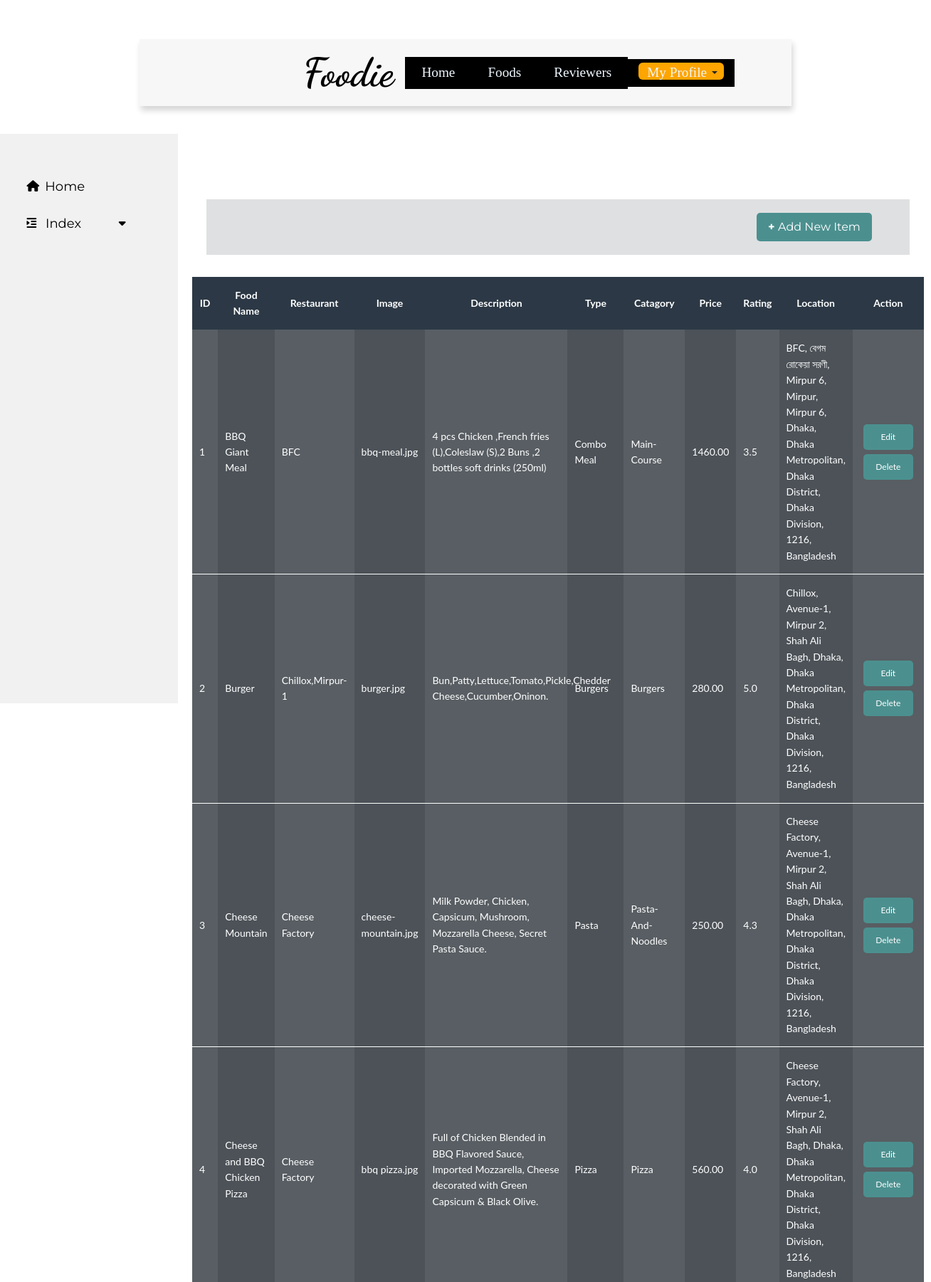
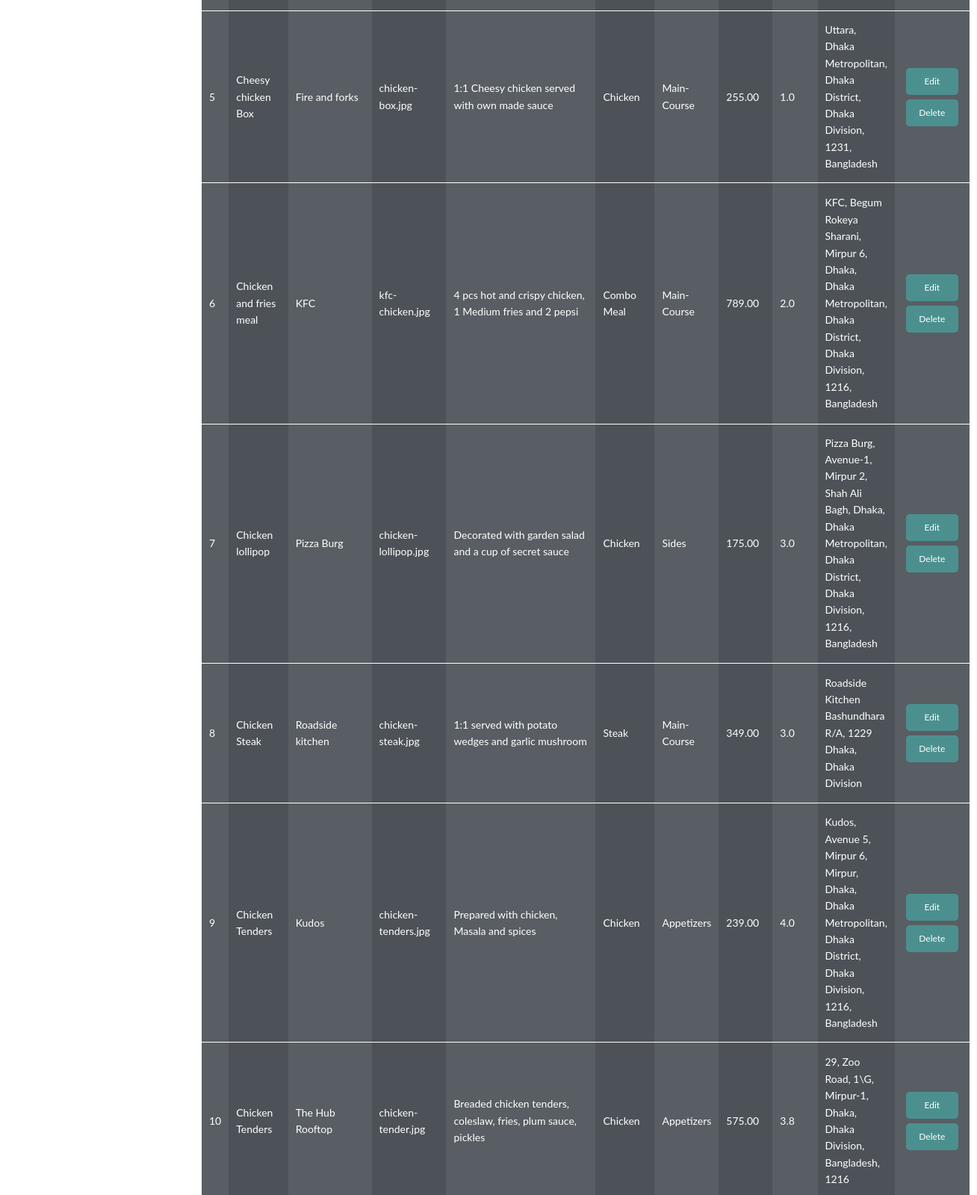
The page /admin/food-list.php (upper part) on the database its author committed (2 pictures, top to bottom).
### tables this page shows
CREATE TABLE `food_info` (
  `food_id` int(11) NOT NULL,
  `food_name` varchar(255) NOT NULL,
  `restaurant_name` varchar(255) NOT NULL,
  `image` varchar(100) NOT NULL,
  `type` varchar(100) NOT NULL,
  `catagory` varchar(100) NOT NULL,
  `price` decimal(10,2) NOT NULL,
  `rating` decimal(3,1) NOT NULL,
  `latitude` decimal(10,6) NOT NULL,
  `longitude` decimal(10,6) NOT NULL,
  `location_name` varchar(500) NOT NULL,
  `description` text DEFAULT NULL
);

### admin/food-list.php (the view, shortened to what this page needs)
<!DOCTYPE html>
<html lang="en">
<head>
    <link href="https://cdn.jsdelivr.net/npm/bootstrap@5.3.0-alpha1/dist/css/bootstrap.min.css" rel="stylesheet">
    <link href="https://maxcdn.bootstrapcdn.com/font-awesome/4.6.1/css/font-awesome.min.css" rel="stylesheet">
    <link rel="stylesheet" href="css/food.css">
    <link rel="stylesheet" href="css/food-view.css">
    <link rel="stylesheet" href="css/virtual-select.min.css">
</head>
<body>
    <section id="title">
        <div class="container-fluid">
            <?php
            require_once('../php/Navigation.php');
            ?>
    </section>
    <section id="content" class="layout">
        <?php
        require_once('sidebar.php');
        ?>
        <div id="content-body">
            <div id="add-new">
                <div class="mx-auto px-5 py-3 text-end">
                    <button class="list-btn fs-6" type="button" data-bs-toggle="modal" data-bs-target="#exampleModal">
                        <strong>+ </strong>Add New Item
                    </button>
                        <?php
                        require_once('addNew.php');
                        ?>
                </div>
            </div>
            <div id="food-table">
                <table>
                    <thead>
                        <tr class="text-center">
                            <th>ID</th>
                            <th>Food Name</th>
                            <th>Restaurant</th>
                            <th>Image</th>
                            <th>Description</th>
                            <th>Type</th>
                            <th>Catagory</th>
                            <th>Price</th>
                            <th>Rating</th>
                            <th>Location</th>
                            <th>Action</th>
                        </tr>
                    </thead>
                    <tbody>
                        <?php
                        $list_sql = "SELECT * FROM food_info";
                        $list_result = mysqli_query($connect, $list_sql);
                        while ($food_value = mysqli_fetch_assoc($list_result)) {
                        ?>
                            <tr>
                                <td><?= $food_value['food_id']; ?></td>
                                <td><?= $food_value['food_name']; ?></td>
                                <td><?= $food_value['restaurant_name']; ?></td>
                                <td class="image-name" title="View Image"><?= $food_value['image']; ?></td>
                                <td style="max-width: 200px;"><?= $food_value['description']; ?></td>
                                <td><?= $food_value['type']; ?></td>
                                <td><?= $food_value['catagory']; ?></td>
                                <td><?= $food_value['price']; ?></td>
                                <td><?= $food_value['rating']; ?></td>
                                <td style="max-width: 200px;"><?= $food_value['location_name']; ?></td>
                                <td class="text-center">
                                    <button type="button" data-bs-toggle="modal" data-bs-target="#edit<?= $food_value['food_id']; ?>" class="list-btn">Edit</button>
                                    <button class="list-btn" onclick="deleteRec(<?= $food_value['food_id']; ?>)">Delete</button>
                                </td>
                            </tr>
                        <?php
                        }
                        ?>
                    </tbody>
                </table>
            </div>
        </div>
    </section>
</body>
</html>

### admin/css/food.css (style rules this page uses)
body { font-family: "Montserrat"; }
#title { color: #000; padding-top: 1rem; }
.container-fluid { padding: 3% 15%; }
#add-new { margin: 5% 20px 3%; background-color: #39404629; }
.list-btn { line-height: 1; display: inline-block; font-size: 1rem; text-decoration: none; border-radius: 5px; color: #fff; padding: 0.9rem 1.5rem ; margin: 3px 5px; min-width: 70px; background-color: #d76e6e; border: none; }

### admin/css/food-view.css (style rules this page uses)
#content-body { margin: 40px 20px; }
#food-table { height: 100%; overflow: hidden; font-size: 14px; font-family: 'Lato', sans-serif; line-height: 1.6; }
table { color: #fff !important; width: 100%; }
thead { background-color: #2C3845; }
tbody tr:nth-child(even) { outline: 1px solid #fff; }
tbody td:nth-child(odd) { background-color: hsla(208, 10%, 25%, 0.839); }
tbody td:nth-child(even) { background-color: hsla(208, 10%, 25%, 0.9); }
th, td { padding: 15px 10px; border: 0 0.5px solid #2C3845; }
.list-btn { line-height: 1; display: inline-block; font-size: 0.75rem; text-decoration: none; border-radius: 5px; color: #fff; padding: 0.75rem 1rem; margin: 3px 5px; min-width: 70px; background-color: #4b908f; border: none; }

### admin/sidebar.php (style rules this page uses)
.layout { display: grid; grid-template-areas: "sidebar main"; grid-template-columns: 1fr 5fr; align-items: start; }

### rows shown on the page
food_info: food_id "1", food_name "BBQ Giant Meal", restaurant_name "BFC", image "bbq-meal.jpg", description "4 pcs Chicken ,French fries (L),Coleslaw (S),2 Buns ,2 bottles soft drinks (250ml)", type "Combo Meal", catagory "Main-Course", price "1460.00", rating "3.5", location_name "BFC, বেগম রোকেয়া সরণী, Mirpur 6, Mirpur, Mirpur 6, Dhaka, Dhaka Metropolitan, Dhaka District, Dhaka Division, 1216, Bangladesh"
food_info: food_id "2", food_name "Burger", restaurant_name "Chillox,Mirpur-1", image "burger.jpg", description "Bun,Patty,Lettuce,Tomato,Pickle,Chedder Cheese,Cucumber,Oninon.", type "Burgers", catagory "Burgers", price "280.00", rating "5.0", location_name "Chillox, Avenue-1, Mirpur 2, Shah Ali Bagh, Dhaka, Dhaka Metropolitan, Dhaka District, Dhaka Division, 1216, Bangladesh"
food_info: food_id "3", food_name "Cheese Mountain", restaurant_name "Cheese Factory", image "cheese-mountain.jpg", description "Milk Powder, Chicken, Capsicum, Mushroom, Mozzarella Cheese, Secret Pasta Sauce.", type "Pasta", catagory "Pasta-And-Noodles", price "250.00", rating "4.3", location_name "Cheese Factory, Avenue-1, Mirpur 2, Shah Ali Bagh, Dhaka, Dhaka Metropolitan, Dhaka District, Dhaka Division, 1216, Bangladesh"
food_info: food_id "4", food_name "Cheese and BBQ Chicken Pizza", restaurant_name "Cheese Factory", image "bbq pizza.jpg", description "Full of Chicken Blended in BBQ Flavored Sauce, Imported Mozzarella, Cheese decorated with Green Capsicum & Black Olive.", type "Pizza", catagory "Pizza", price "560.00", rating "4.0", location_name "Cheese Factory, Avenue-1, Mirpur 2, Shah Ali Bagh, Dhaka, Dhaka Metropolitan, Dhaka District, Dhaka Division, 1216, Bangladesh"
food_info: food_id "5", food_name "Cheesy chicken Box", restaurant_name "Fire and forks", image "chicken-box.jpg", description "1:1 Cheesy chicken served with own made sauce", type "Chicken", catagory "Main-Course", price "255.00", rating "1.0", location_name "Uttara, Dhaka Metropolitan, Dhaka District, Dhaka Division, 1231, Bangladesh"
food_info: food_id "6", food_name "Chicken and fries meal", restaurant_name "KFC", image "kfc-chicken.jpg", description "4 pcs hot and crispy chicken, 1 Medium fries and 2 pepsi", type "Combo Meal", catagory "Main-Course", price "789.00", rating "2.0", location_name "KFC, Begum Rokeya Sharani, Mirpur 6, Dhaka, Dhaka Metropolitan, Dhaka District, Dhaka Division, 1216, Bangladesh"
food_info: food_id "7", food_name "Chicken lollipop", restaurant_name "Pizza Burg", image "chicken-lollipop.jpg", description "Decorated with garden salad and a cup of secret sauce", type "Chicken", catagory "Sides", price "175.00", rating "3.0", location_name "Pizza Burg, Avenue-1, Mirpur 2, Shah Ali Bagh, Dhaka, Dhaka Metropolitan, Dhaka District, Dhaka Division, 1216, Bangladesh"
food_info: food_id "8", food_name "Chicken Steak", restaurant_name "Roadside kitchen", image "chicken-steak.jpg", description "1:1 served with potato wedges and garlic mushroom", type "Steak", catagory "Main-Course", price "349.00", rating "3.0", location_name "Roadside Kitchen Bashundhara R/A, 1229 Dhaka, Dhaka Division"
food_info: food_id "9", food_name "Chicken Tenders", restaurant_name "Kudos", image "chicken-tenders.jpg", description "Prepared with chicken, Masala and spices", type "Chicken", catagory "Appetizers", price "239.00", rating "4.0", location_name "Kudos, Avenue 5, Mirpur 6, Mirpur, Dhaka, Dhaka Metropolitan, Dhaka District, Dhaka Division, 1216, Bangladesh"
food_info: food_id "10", food_name "Chicken Tenders", restaurant_name "The Hub Rooftop", image "chicken-tender.jpg", description "Breaded chicken tenders, coleslaw, fries, plum sauce, pickles", type "Chicken", catagory "Appetizers", price "575.00", rating "3.8", location_name "29, Zoo Road, 1\\G, Mirpur-1, Dhaka, Dhaka Division, Bangladesh, 1216"
